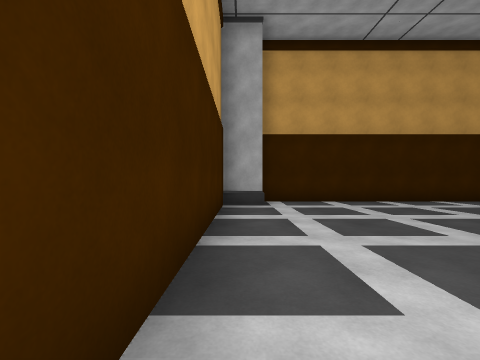
[1] (above)

16 first-person views from a walk through a Unity game level. The camera is 1.3 m above the floor, looks level and sees 90° across. The floor is counted in squares, 2 m on a side. Each view is taken from the middle of a square. On the plan, view 1 faces up. The plan holds only what a view shows up to about 9 squares ahead; the rest is blank. The place goes on beyond the plan. The player is left out. Surface patterns are stand-ins for the level's own textures.

[2]
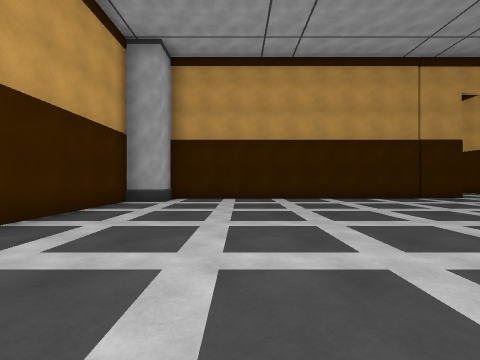

[3]
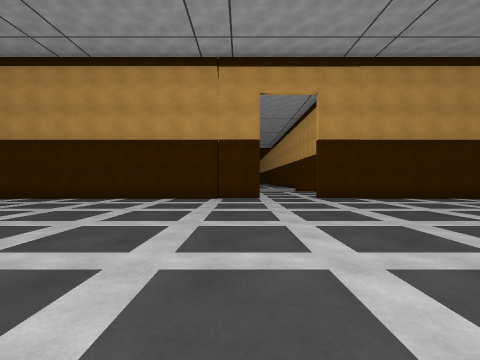

[4]
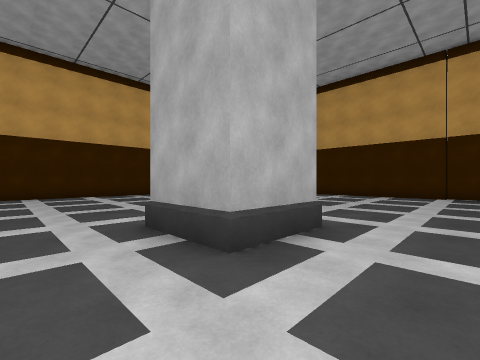

[5]
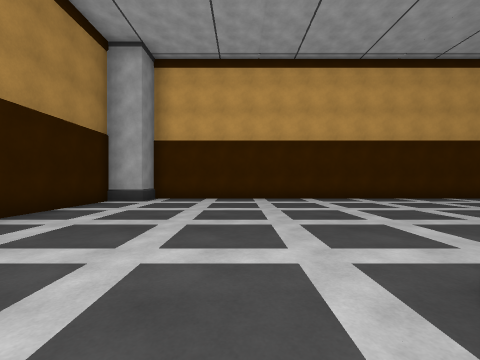

[6]
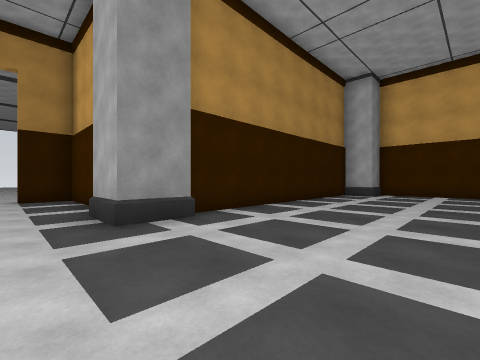

[7]
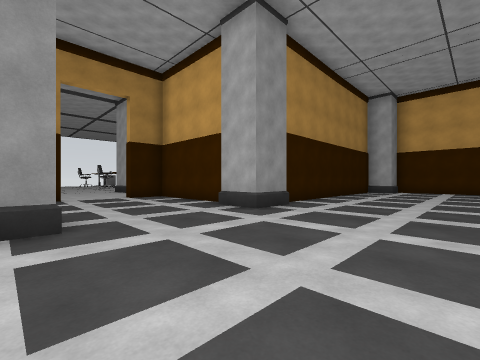

[8]
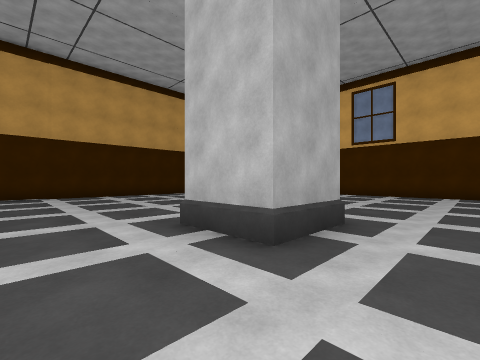

[9]
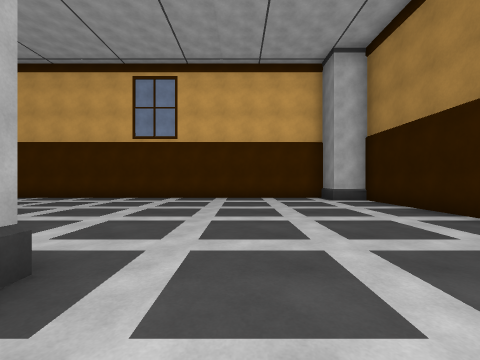

[10]
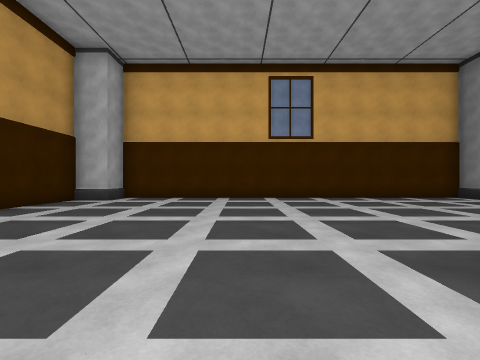

[11]
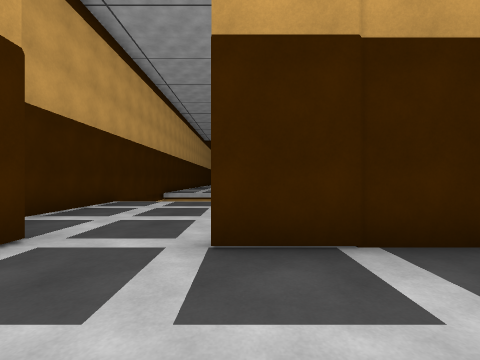

[12]
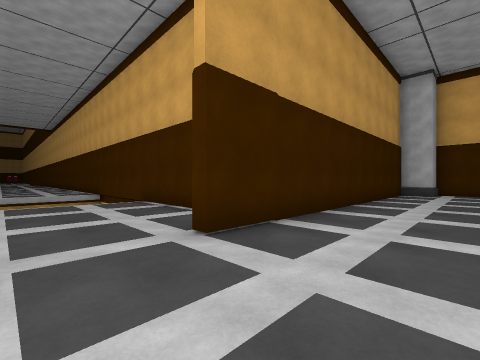

[13]
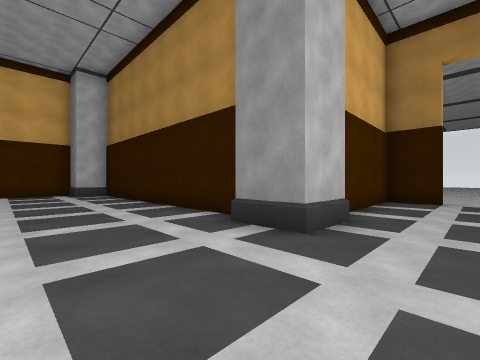

[14]
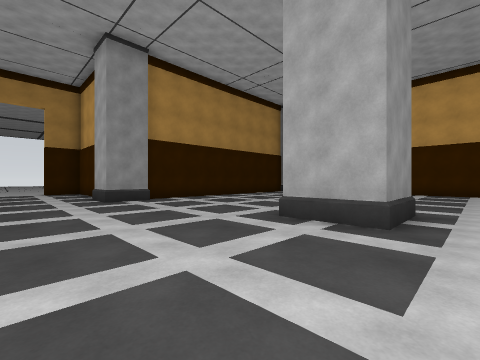

[15]
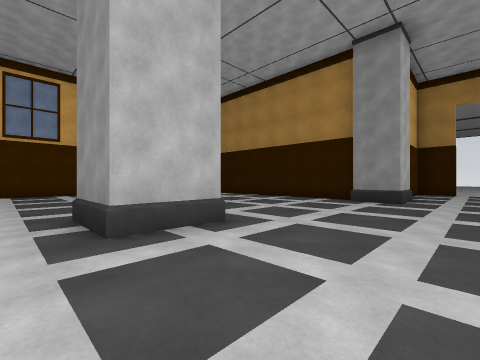

[16]
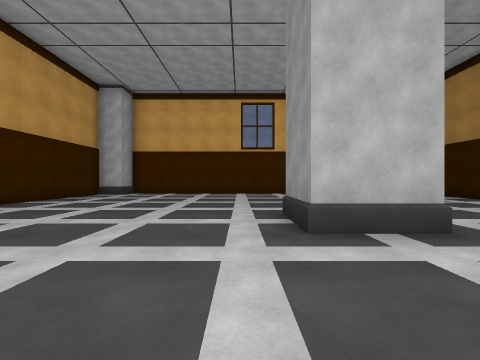

### Floor plan
Points are (right, up) in squares from view 1. A wall is a line through its corners. A room is listed if a view was taken in it or the views show most of it. See-through windows are left out.
Room 1 (views 1, 2, 3, 4, 5, 6, 7, 8, 9, 10, 11, 12, 13, 14, 15, 16)
walls: (6.6, 0.1) (8.4, 0.1) (8.4, -1.5) (6.6, -1.5); (16.8, -1.5) (14.9, -1.5) (14.9, 0.1) (16.6, 0.1); (8.5, -6.6) (9.8, -6.6) (9.8, -8); (13.5, -6.6) (14.9, -6.6); (10.8, 7.3) (0.6, 7.3) (0.6, 6.3) (-0.4, 6.3) (-0.4, -6) (0.6, -6) (0.6, -7.1) (4.2, -7.1); (14.9, -7.1) (22.8, -7.1) (22.8, -6) (23.8, -6) (23.8, 6.3) (22.8, 6.3) (22.8, 7.3) (12.6, 7.3); (13.5, -8) (13.5, -6.8); (9.4, -8.3) (9.4, -12) (10.7, -12); (9.2, 8.6) (9.2, 7.6); (4.2, -7) (8.5, -6.9); (12.6, -12) (13.9, -12) (13.9, -8.7)
low walls: (13.5, -6.8) (14.2, -6.8); (8.6, -6.9) (9.3, -6.9)
ways out: opening at (11.5, -12); opening at (11.5, 8)

Positions as (right, up) in squares from view 1, and headings:
1: (0, 0), facing up
2: (3, -1), facing up
3: (10, -1), facing up
4: (10, -3), facing up-left
5: (8, -3), facing left
6: (11, -3), facing down-left
7: (14, -3), facing down-left
8: (13, -3), facing up-right
9: (15, -3), facing right
10: (15, 2), facing right
11: (13, 5), facing up
12: (11, 5), facing up-right
13: (12, -4), facing down-right
14: (12, 1), facing down-left
15: (12, 1), facing down-right
16: (12, 1), facing right
